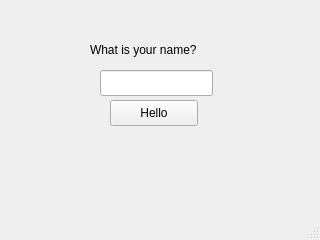
<?xml version="1.0" encoding="UTF-8"?>
<ui version="4.0">
 <class>MainWindow</class>
 <widget class="QMainWindow" name="MainWindow">
  <property name="geometry">
   <rect>
    <x>0</x>
    <y>0</y>
    <width>320</width>
    <height>240</height>
   </rect>
  </property>
  <property name="minimumSize">
   <size>
    <width>320</width>
    <height>240</height>
   </size>
  </property>
  <property name="maximumSize">
   <size>
    <width>320</width>
    <height>240</height>
   </size>
  </property>
  <property name="windowTitle">
   <string>Hello Button</string>
  </property>
  <widget class="QWidget" name="centralwidget">
   <widget class="QLineEdit" name="le_name">
    <property name="geometry">
     <rect>
      <x>100</x>
      <y>70</y>
      <width>113</width>
      <height>26</height>
     </rect>
    </property>
   </widget>
   <widget class="QLabel" name="lbl_result">
    <property name="geometry">
     <rect>
      <x>30</x>
      <y>140</y>
      <width>271</width>
      <height>20</height>
     </rect>
    </property>
    <property name="text">
     <string/>
    </property>
    <property name="alignment">
     <set>Qt::AlignCenter</set>
    </property>
   </widget>
   <widget class="QPushButton" name="btn_hello">
    <property name="geometry">
     <rect>
      <x>110</x>
      <y>100</y>
      <width>88</width>
      <height>26</height>
     </rect>
    </property>
    <property name="text">
     <string>Hello</string>
    </property>
   </widget>
   <widget class="QLabel" name="lbl_greeting">
    <property name="geometry">
     <rect>
      <x>90</x>
      <y>40</y>
      <width>131</width>
      <height>20</height>
     </rect>
    </property>
    <property name="text">
     <string>What is your name?</string>
    </property>
   </widget>
  </widget>
  <widget class="QMenuBar" name="menubar">
   <property name="geometry">
    <rect>
     <x>0</x>
     <y>0</y>
     <width>320</width>
     <height>23</height>
    </rect>
   </property>
  </widget>
  <widget class="QStatusBar" name="statusbar"/>
 </widget>
 <resources/>
 <connections/>
</ui>
